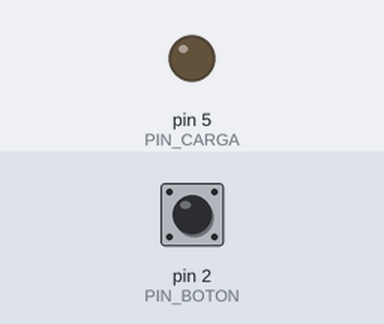
A sketch run on a simulated Arduino Uno, built with avr-gcc and run on an emulated ATmega328P. Parts: output pins drawn as LEDs (lit = HIGH). The inputs (shaded band) are chosen by the test bench; at power-on: pin 2 (PIN_BOTON) HIGH.

Above: at 1.2 s.
1.3 s: pin 2 (PIN_BOTON) pulled LOW for 3.2 s
At 2.2 s:
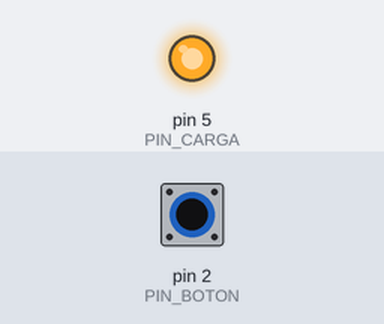
7.5 s: pin 2 (PIN_BOTON) pulled LOW for 0.15 s
At 8.2 s:
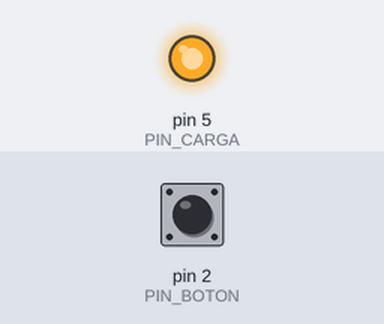
10.6 s: pin 2 (PIN_BOTON) pulled LOW for 1 s
At 14.0 s:
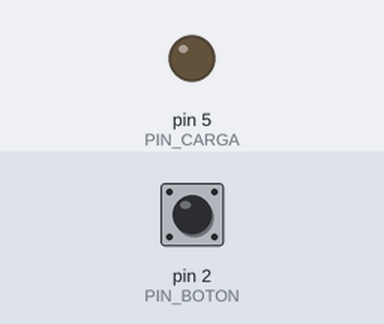
Timing chart, 0 to 15.5 s (numbered marks = the images above; inputs shaded):
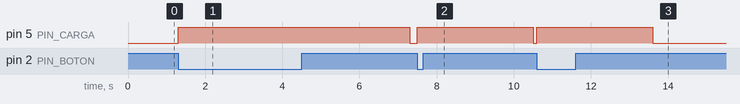

Measured:
- after the input at 1.3 s, pin 5 (PIN_CARGA): LOW → HIGH at once, → LOW 6.0 s later
- after the input at 7.5 s, pin 5 (PIN_CARGA): LOW → HIGH at once, → LOW 3.0 s later
- after the input at 10.6 s, pin 5 (PIN_CARGA): LOW → HIGH at once, → LOW 3.0 s later

The sketch:

P17_tres_segundos.ino
```cpp
/*
  P17 · Reto: tres segundos encendida y se apaga sola (solución del instructor)    Sesión 9
  ------------------------------------------------------------------
  Qué hace: al presionar el botón la carga (LED o, cuando se destrabe, motor) se enciende
  3 segundos y se apaga sola.

  Conexiones: las mismas de P17
    PN2222   emisor -> GND ; base -> resistencia 330 ohm -> pin 5 ; colector -> carga
    LED      pata larga (+) -> resistencia 220 ohm -> 5 V ; pata corta (-) -> colector
    Botón    una pata -> pin 2 ; la pata opuesta (en diagonal) -> GND

  Ideas clave:
    - Un delay dentro del if: mientras pasan los 3 segundos el programa no hace otra cosa
      (la Sesión 11 enseña a esperar sin detener el programa).
    - TIEMPO_ENCENDIDA es una constante con nombre: un solo lugar para cambiar la duración.
*/

const int PIN_BOTON = 2;
const int PIN_CARGA = 5;
const int TIEMPO_ENCENDIDA = 3000;     // milisegundos

void setup() {
  pinMode(PIN_BOTON, INPUT_PULLUP);
  pinMode(PIN_CARGA, OUTPUT);
}

void loop() {
  if (digitalRead(PIN_BOTON) == LOW) {
    digitalWrite(PIN_CARGA, HIGH);
    delay(TIEMPO_ENCENDIDA);
    digitalWrite(PIN_CARGA, LOW);
  }
}
```
